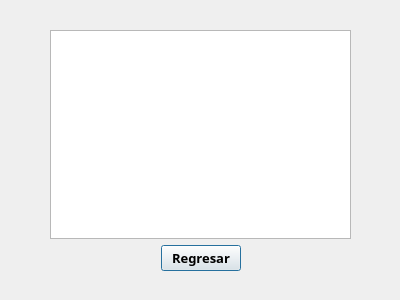
<?xml version="1.0" encoding="UTF-8"?>
<ui version="4.0">
 <class>Titulo</class>
 <widget class="QDialog" name="Titulo">
  <property name="geometry">
   <rect>
    <x>0</x>
    <y>0</y>
    <width>400</width>
    <height>300</height>
   </rect>
  </property>
  <property name="windowTitle">
   <string>Dialog</string>
  </property>
  <widget class="QWidget" name="layoutWidget">
   <property name="geometry">
    <rect>
     <x>50</x>
     <y>30</y>
     <width>301</width>
     <height>241</height>
    </rect>
   </property>
   <layout class="QVBoxLayout" name="verticalLayout">
    <item>
     <widget class="QListWidget" name="listTitle"/>
    </item>
    <item>
     <layout class="QHBoxLayout" name="horizontalLayout">
      <item>
       <spacer name="horizontalSpacer">
        <property name="orientation">
         <enum>Qt::Horizontal</enum>
        </property>
        <property name="sizeHint" stdset="0">
         <size>
          <width>40</width>
          <height>20</height>
         </size>
        </property>
       </spacer>
      </item>
      <item>
       <widget class="QPushButton" name="pushBackTT">
        <property name="font">
         <font>
          <family>Bahnschrift SemiBold SemiConden</family>
          <pointsize>10</pointsize>
          <weight>75</weight>
          <bold>true</bold>
         </font>
        </property>
        <property name="text">
         <string>Regresar</string>
        </property>
       </widget>
      </item>
      <item>
       <spacer name="horizontalSpacer_2">
        <property name="orientation">
         <enum>Qt::Horizontal</enum>
        </property>
        <property name="sizeHint" stdset="0">
         <size>
          <width>40</width>
          <height>20</height>
         </size>
        </property>
       </spacer>
      </item>
     </layout>
    </item>
   </layout>
  </widget>
 </widget>
 <resources/>
 <connections/>
</ui>
